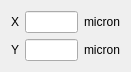
                 <widget class="QWidget" name="layoutWidget_2">
                  <property name="geometry">
                   <rect>
                    <x>410</x>
                    <y>180</y>
                    <width>131</width>
                    <height>62</height>
                   </rect>
                  </property>
                  <layout class="QGridLayout" name="gridLayout_12">
                   <item row="0" column="0">
                    <widget class="QLabel" name="label_78">
                     <property name="text">
                      <string>X</string>
                     </property>
                    </widget>
                   </item>
                   <item row="0" column="1">
                    <widget class="QLineEdit" name="BX_LineEdit"/>
                   </item>
                   <item row="0" column="2">
                    <widget class="QLabel" name="label_79">
                     <property name="text">
                      <string>micron</string>
                     </property>
                    </widget>
                   </item>
                   <item row="1" column="0">
                    <widget class="QLabel" name="label_80">
                     <property name="text">
                      <string>Y</string>
                     </property>
                    </widget>
                   </item>
                   <item row="1" column="1">
                    <widget class="QLineEdit" name="BY_LineEdit"/>
                   </item>
                   <item row="1" column="2">
                    <widget class="QLabel" name="label_81">
                     <property name="text">
                      <string>micron</string>
                     </property>
                    </widget>
                   </item>
                  </layout>
                 </widget>
